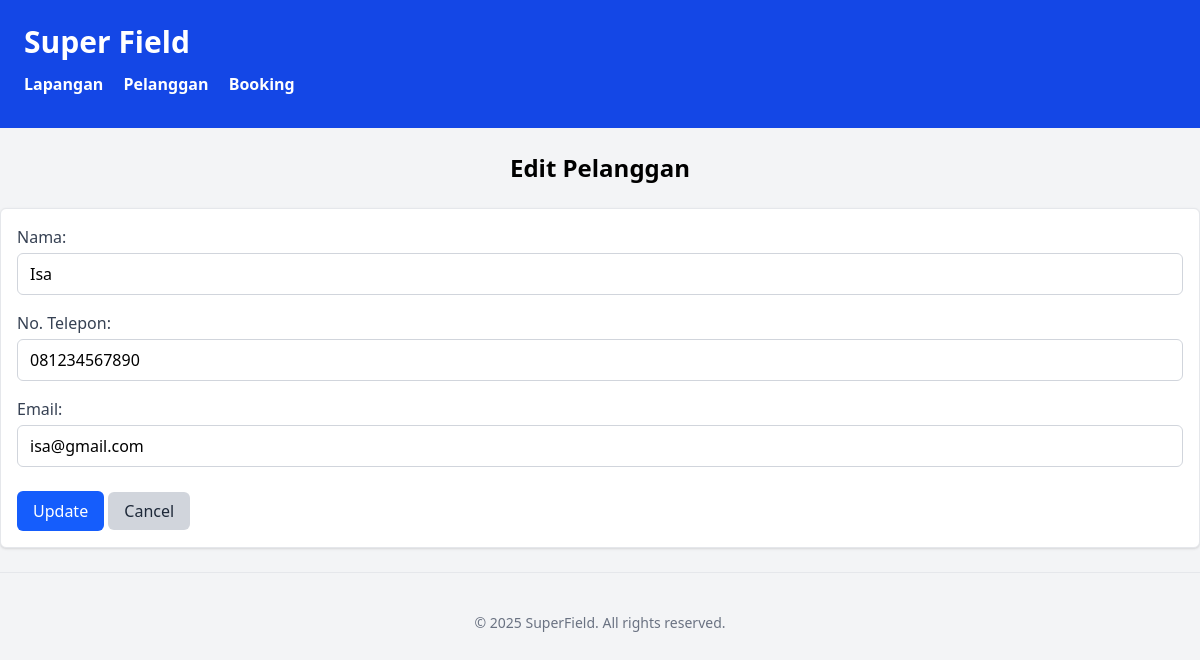
Page /index.php?tab=customer&action=form&id=1 on the committed database.
### tables this page shows
CREATE TABLE IF NOT EXISTS customers (
    id INT AUTO_INCREMENT PRIMARY KEY,
    name VARCHAR(100) NOT NULL,
    phone VARCHAR(20),
    email VARCHAR(100)
);

### viewmodel/CustomerViewModel.php (called while the page is built, shortened)
<?php
require_once 'model/Customer.php';
class CustomerViewModel {
    private $customerModel;
    public function __construct($db) {
        $this->customerModel = new Customer($db);
    }
    public function getCustomerById($id) {
        return $this->customerModel->getById($id);
    }
}
?>

### model/Customer.php (called while the page is built, shortened)
<?php
class Customer {
    private $conn;
    public function __construct($db) {
        $this->conn = $db;
    }
    public function getById($id) {
        $sql = "SELECT * FROM customers WHERE id = :id";
        $stmt = $this->conn->prepare($sql);
        $stmt->execute([':id' => $id]);
        return $stmt->fetch(PDO::FETCH_ASSOC);
    }
}
?>

### views/customers_form.php (the view, shortened to what this page needs)
<?php include 'views/template/header.php'; ?>
<div class="flex justify-center items-center mb-6">
    <h2 class="text-2xl font-bold">
        <?= isset($customer) ? 'Edit Pelanggan' : 'Tambah Pelanggan' ?>
    </h2>
</div>
<form method="GET" action="index.php">
    <div class="mt-5 p-4 bg-white border border-gray-200 rounded-md shadow-sm">
        <label class="block text-gray-700 font-medium mb-1">Nama:</label>
        <input type="text" name="name"
               class="w-full px-3 py-2 border border-gray-300 rounded-md focus:outline-none focus:ring-2 focus:ring-blue-500 mb-4"
               value="<?= isset($customer) ? htmlspecialchars($customer['name']) : '' ?>" required>
        <label class="block text-gray-700 font-medium mb-1">No. Telepon:</label>
        <input type="text" name="phone"
               class="w-full px-3 py-2 border border-gray-300 rounded-md focus:outline-none focus:ring-2 focus:ring-blue-500 mb-4"
               value="<?= isset($customer) ? htmlspecialchars($customer['phone']) : '' ?>" required>
        <label class="block text-gray-700 font-medium mb-1">Email:</label>
        <input type="email" name="email"
               class="w-full px-3 py-2 border border-gray-300 rounded-md focus:outline-none focus:ring-2 focus:ring-blue-500 mb-4"
               value="<?= isset($customer) ? htmlspecialchars($customer['email']) : '' ?>" required>
        <button type="submit" class="px-4 py-2 bg-blue-600 text-white font-medium rounded-md hover:bg-blue-700 focus:outline-none focus:ring-2 focus:ring-blue-500 focus:ring-offset-2 mt-2">
            <?= isset($customer) ? 'Update' : 'Tambah' ?>
        </button>
        <a href="index.php?tab=customer" class="px-4 py-2 bg-gray-300 text-gray-800 font-medium rounded-md hover:bg-gray-400 focus:outline-none focus:ring-2 focus:ring-gray-400 focus:ring-offset-2">
            Cancel
        </a>
    </div>
</form>
<?php include 'views/template/footer.php'; ?>

### rows in the picture
customers: name "Isa", phone "081234567890", email "isa@gmail.com"
